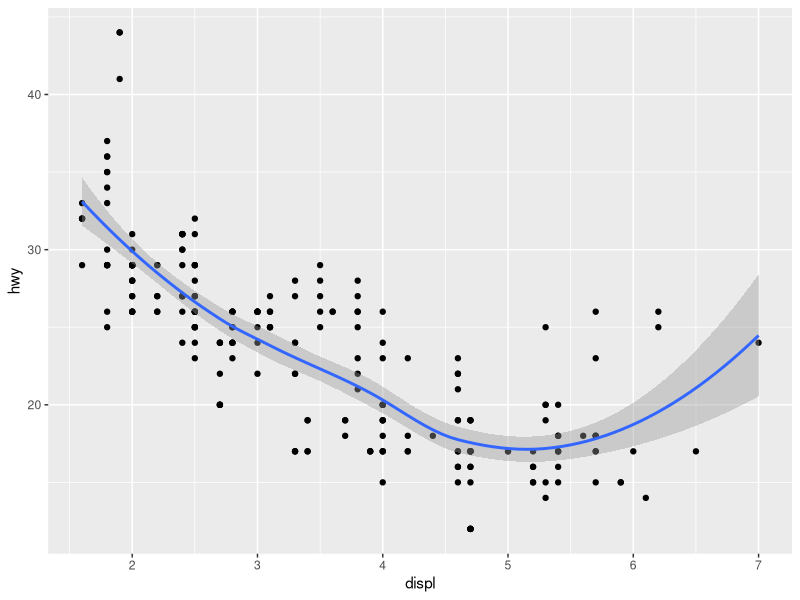
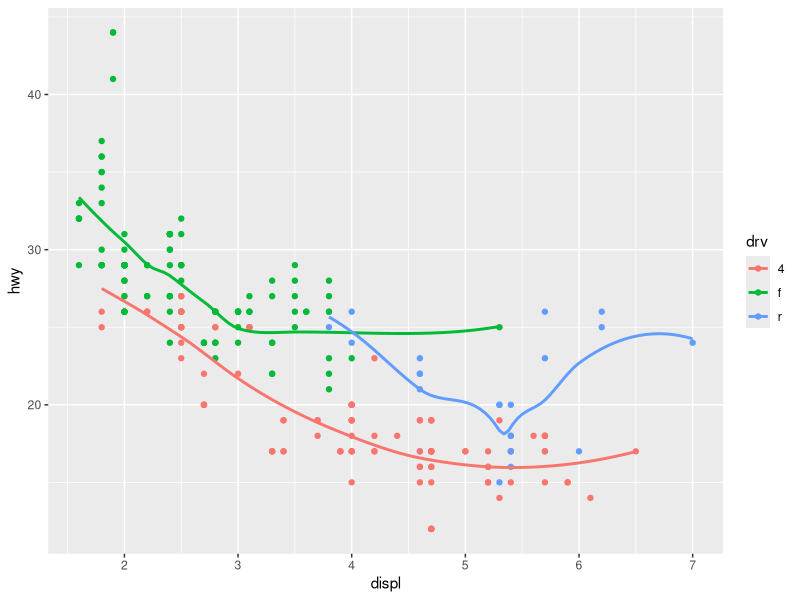
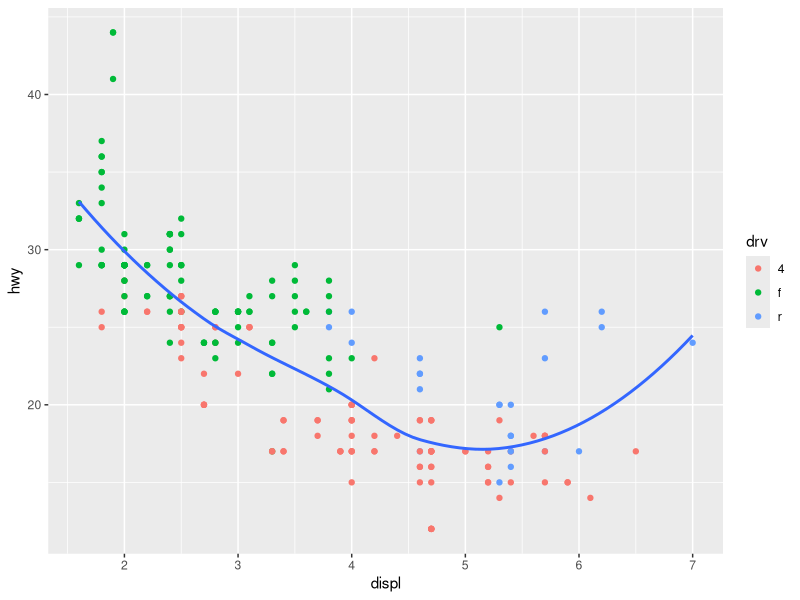
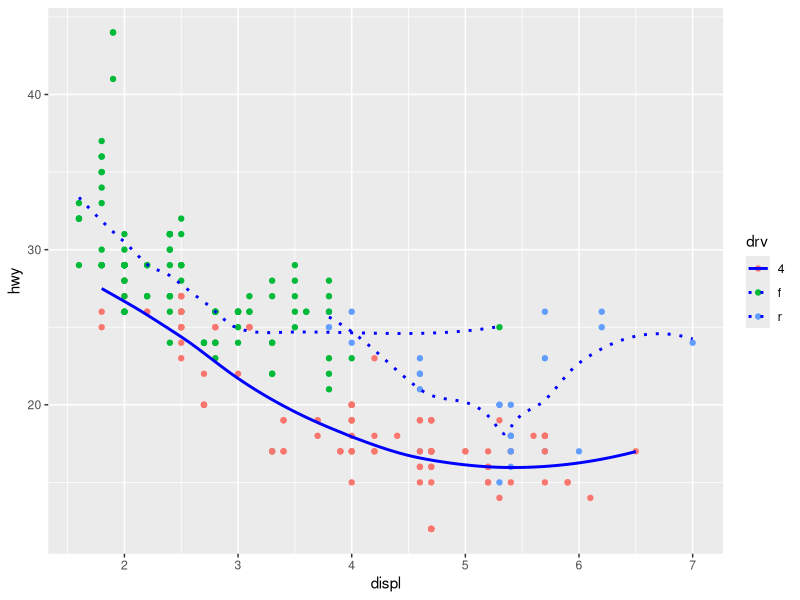
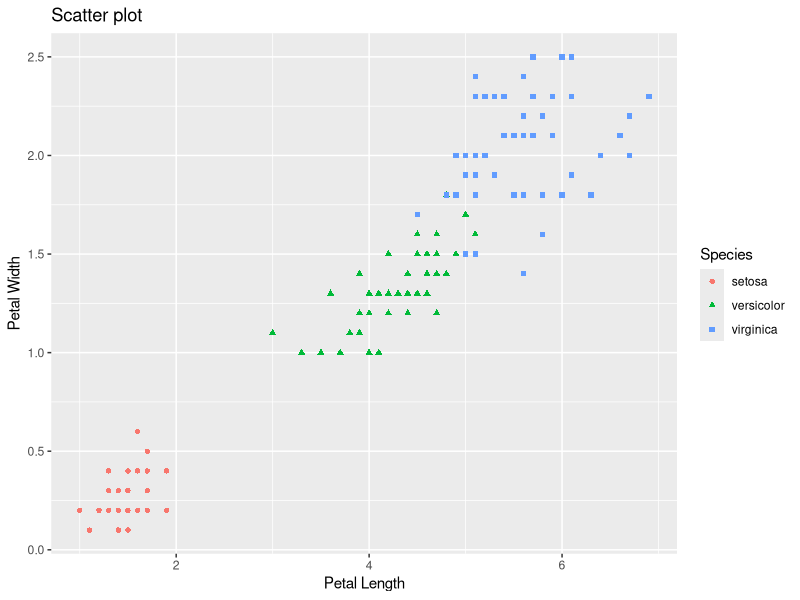
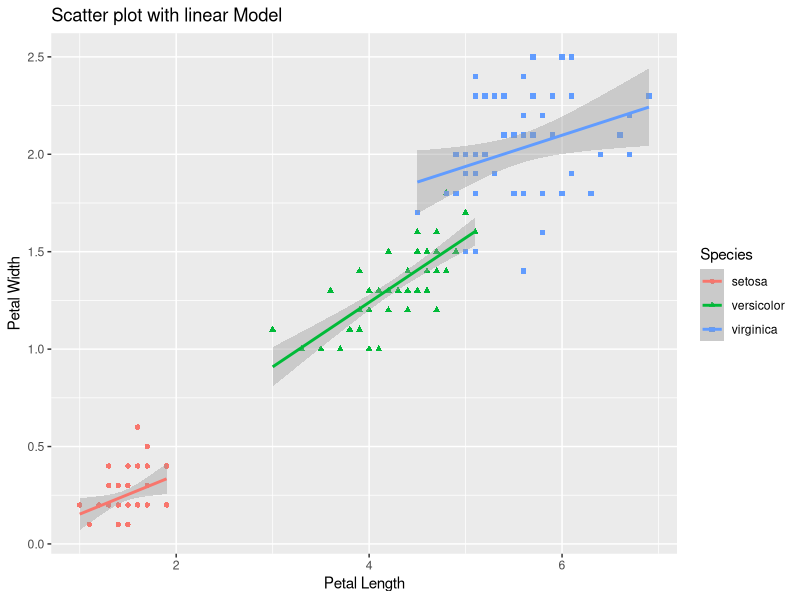
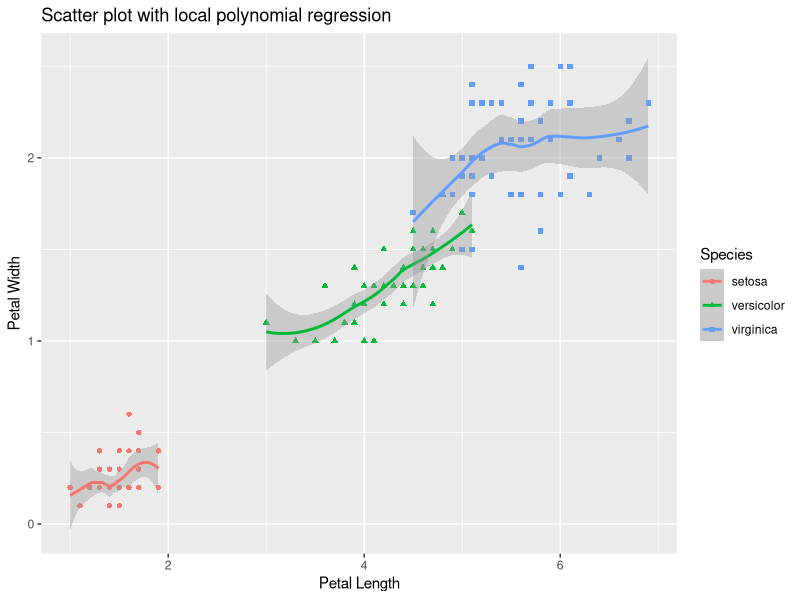
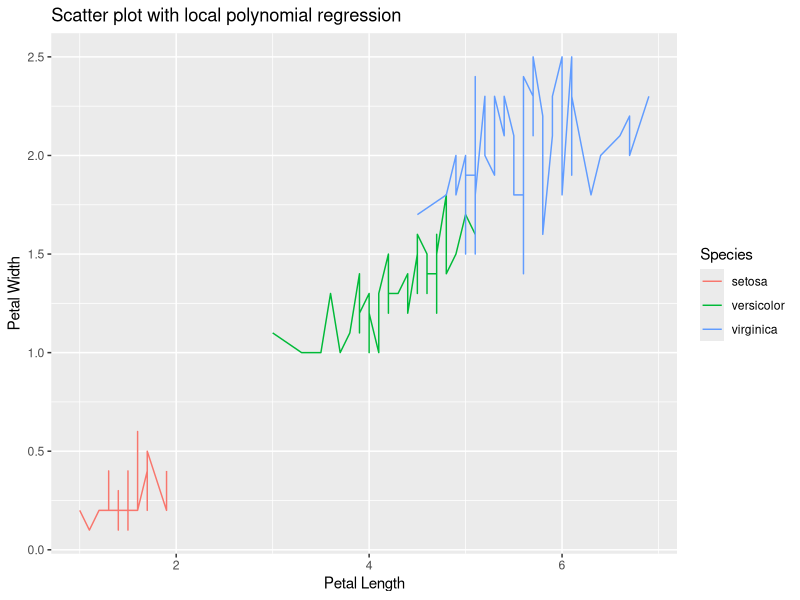

Here is the R script that generated these plots, in order: (Note: this script raises an error after producing the figures.)
## ---- chunk 1
library(ggplot2)
data(mpg)
## ---- chunk 2
ggplot(data=mpg, aes(x=displ,y=hwy)) + geom_point() + geom_smooth() + scale_x_continuous("displ") + 
  scale_y_continuous("hwy")
## ---- chunk 3
ggplot(data=mpg, aes(x=displ,y=hwy, color=drv)) + geom_point() + 
  geom_smooth(se=FALSE) + scale_x_continuous("displ") + scale_y_continuous("hwy")
## ---- chunk 4
ggplot(data=mpg, aes(x=displ, y=hwy)) + geom_point(aes(color=drv)) + geom_smooth(se = FALSE) + 
  scale_x_continuous("displ") + scale_y_continuous("hwy")
## ---- chunk 5
ggplot(data=mpg, aes(x=displ, y=hwy, color=drv, linetype=drv, )) + geom_point() + 
  geom_smooth(data = subset(mpg, drv == "4"), se = FALSE, color = "blue") + 
  geom_smooth(data = subset(mpg, drv == "f"), se = FALSE, color = "blue") + 
  geom_smooth(data = subset(mpg, drv == "r"), se = FALSE, color = "blue") + 
  scale_x_continuous("displ") + scale_y_continuous("hwy") + 
  scale_linetype_manual(values = c("4" = "solid", "f" = "dotted", "r" = "dotted")) 
## ---- chunk 6
data(iris)
ggplot(data = iris, aes(x = Petal.Length, y = Petal.Width, color = Species, shape = Species)) + 
  geom_point() + scale_shape_manual(values = c("setosa" = 16, "versicolor" = 17, "virginica" = 15)) + 
  labs(x = "Petal Length", y = "Petal Width", title = "Scatter plot")
## ---- chunk 7
ggplot(data = iris, aes(x = Petal.Length, y = Petal.Width, color = Species, shape = Species)) + 
geom_point() + labs(x = "Petal Length", y = "Petal Width", title = "Scatter plot with linear Model") +
geom_smooth(method="lm")
## ---- chunk 8
ggplot(data = iris, aes(x = Petal.Length, y = Petal.Width, color = Species, shape = Species)) + 
geom_point() + labs(x = "Petal Length", y = "Petal Width", 
title = "Scatter plot with local polynomial regression") + geom_smooth(method = "loess")
## ---- chunk 9
ggplot(data = iris, aes(x = Petal.Length, y = Petal.Width, color = Species)) + 
geom_line(aes(group = Species)) +  
labs(x = "Petal Length", y = "Petal Width", title = "Scatter plot with local polynomial regression") 
## ---- chunk 10
ggplot(data = iris, aes(x = Petal.Length, y = Petal.Width, color = Species, shape = Species)) + 
  geom_point() + 
  geom_smooth(method = "lm") + 
  labs(x = "Petal Length", y = "Petal Width", title = "Faceting") +
  facet_wrap(vars(Species), scales = "free") + ylim(0,2.6)
## ---- chunk 11
ggplot(data = iris, aes(x = Petal.Length, y = Petal.Width, color = Species, shape = Species)) + 
  geom_point() + labs(x = "Petal Length", y = "Petal Width", title = "Faceting") +
  geom_smooth(method = "loess") + facet_wrap(vars(Species), scales = "free")
## ---- chunk 12
ggplot(data = iris, aes(x = Species, y = Petal.Length, fill = Species)) + 
  geom_boxplot(position = "dodge") + 
  labs(y = "Petal Length", title = "Box Plot") 
## ---- chunk 13
ggplot(data = iris, aes(x = Species, y = Petal.Length, fill = Species)) + 
  geom_violin(position = "dodge") + 
  labs(y = "Petal Length", title = "Violin Plot")
## ---- chunk 14
ggplot(data = iris, aes(x = Species, y = Petal.Length, fill = Species)) + 
  geom_violin(trim = FALSE, position = "dodge") + 
  geom_boxplot(width = 0.15, position = position_dodge(width = 20), fill = "orange") +
  labs(y = "Petal Length", title = "Violin/Box") 
## ---- chunk 15
library(ggridges)
ggplot(data = iris, aes(x = Petal.Length, y = Species, fill = Species)) + 
  geom_hline(yintercept = c(1, 2, 3), color = "black", size = .6) +  
  geom_density_ridges(scale = 1.75, rel_min_height = 0.01) + 
  labs(x = "Petal Length",y="frequency", title = "Ridgeline Plot of Petal Length by Species") + 
  theme_bw() + 
  theme(
    plot.title = element_text(face = "bold", size = 12), 
    legend.background = element_rect(fill = "white", linewidth = 2, colour = "white"),
    panel.grid.minor = element_blank()
  ) + expand_limits(y = c(0.5, 3.75))  
## ---- chunk 16
library(ggplot2)
species_counts <- as.data.frame(table(iris$Species))
colnames(species_counts) <- c("Species", "Count")
ggplot(species_counts, aes(x = "", y = Count, fill = Species)) + 
  geom_bar(stat = "identity", width = 1, color = "black") +  
  coord_polar("y") + 
  theme_void()
## ---- chunk 17
library(ggplot2)
ggplot(iris, aes(Petal.Length, fill = Species)) + 
geom_bar(position = "stack", color = "black", binwidth=0.10) + 
labs(y = "Frequency", title = "Histogram")
## ---- chunk 18
data(iris)
ggplot(data=iris,aes(x=Petal.Length, fill="red")) + 
geom_histogram(aes(y =..density..), binwidth = 0.10,col=I("black")) + geom_density(fill="blue",alpha=0.15) + labs(title = "density histograms overlayed by density curve")
## ---- chunk 19
ggplot(iris, aes(x = Petal.Length, fill = Species, color = Species)) + 
  geom_density(alpha = 0.4) + 
  labs(x = "Petal Length", y = "Density", 
  title = "Kernel Density Plot of Petal Length by Species") +
  theme_minimal()
## ---- chunk 20
setwd("/Users/jacobrichards/Desktop/Stat_405_R/Module 12")
college_rankings <- read.csv(file="College_Rankings_2014.csv",header=TRUE)
## ---- chunk 21
ggplot(data=college_rankings,aes(x=State,fill=Type, cols=Type)) + geom_bar() + 
theme(axis.text.x = element_text(size = 3, angle = 45, hjust = 1)) 
## ---- chunk 22
ggplot(data=college_rankings) + geom_density(aes(x=Acceptance.rate,fill = "red",alpha=0.05)) + 
  geom_density(aes(x=X6yr.Grad.rate,fill="blue",alpha=0.05)) + 
  labs(title = "Density curve of acceptance rate and 6 year graduation rate")
## ---- chunk 23
ggplot(data=college_rankings,aes(x=Enrollment,group=Type,fill=Type)) + geom_density() + labs(title="distribution of enrollment for public and private universities")
## ---- chunk 24
college_rankings <- college_rankings[order(-college_rankings$Rank),]
ggplot(data=college_rankings,aes(x=Rank,y=Tuition.in.state)) + geom_point() + geom_smooth() + labs(title = "In state tuition by university rank (increasing)")
## ---- chunk 25
college_rankings <- college_rankings[order(-college_rankings$Rank),]
ggplot(data=college_rankings,aes(x=Rank,y=Freshman.retention.rate)) + geom_point() + geom_smooth() + 
  labs(title = "freshaman retention rate by rank (increasing)")
